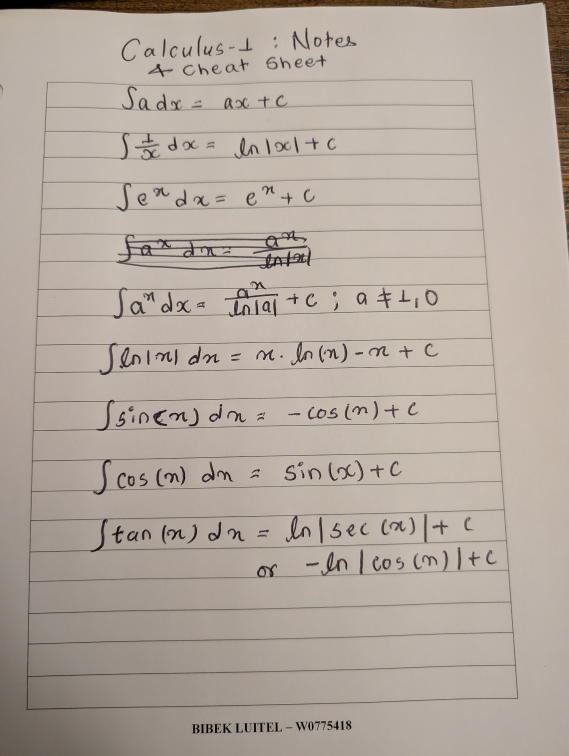
#> input picture cv-pipeline/test_images/test_image_2.jpg, 1707 x 2267 px (shown at 1/3 size)
$ python test.py
#> lines starting #> are read from the running program, lines starting #| are printed output that depends on the picture; after the words box and inside, x2 and y2 are one past the last pixel; in counts of white or black regions, pixels touching at a corner belong together
''' Test 1 - Canny edge detection (Raw OpenCV) '''


# [10 lines of commented-out code are left out]

''' Test 2 - Harris corner detection '''

# [30 lines of commented-out code are left out]

''' Test 3 - Shi-Tomasi corner detection '''

# [21 lines of commented-out code are left out]


'''Test 4 - Region Based Edge Detection'''


# [74 lines of commented-out code are left out]


'''
# Test 5 - Canny edge detection with skimage

import numpy as np
import matplotlib.pyplot as plt
from skimage.feature import canny

from skimage.color import rgb2gray
plt.rcParams["figure.figsize"] = (12,8)

# Load the image as rocket cause I do not want to change the name cause I am lazy
rocket = plt.imread("test_images/1000004741.jpg")
rocket_wh = rgb2gray(rocket)

# apply edge segmentation
# plot canny edge detection
edges = canny(rocket_wh)
plt.imshow(edges, interpolation='gaussian')
plt.title('Canny detector')

plt.tight_layout()
plt.show()

'''

'''
import cv2

# Load image
image = cv2.imread("test_images/1000004739.jpg")  # replace with your image path
if image is None:
    print("Error: Image not found")
    exit()

# Convert to grayscale
gray = cv2.cvtColor(image, cv2.COLOR_BGR2GRAY)

# Blur to reduce noise
blur = cv2.GaussianBlur(gray, (5, 5), 0)

# Edge detection
edges = cv2.Canny(blur, 50, 150)

# Find contours
contours, _ = cv2.findContours(
    edges,
    cv2.RETR_EXTERNAL,
    cv2.CHAIN_APPROX_NONE  # keep all contour points
)

# Copy image for drawing
output = image.copy()

# Draw red dots for each contour point
for contour in contours:
    for point in contour:
        x, y = point[0]
        cv2.circle(output, (x, y), 1, (0, 0, 255), -1)  # red dots

# Show results
cv2.imshow("Edges", edges)
cv2.imshow("Contour Points (Red Dots)", output)

cv2.waitKey(0)
cv2.destroyAllWindows()


'''

'''
import cv2

# Load image
image = cv2.imread("test_images/good_img.jpg")  # replace with your path
if image is None:
    print("Error: Image not found")
    exit()

# Resize (optional but helps consistency)
image = cv2.resize(image, (800, 1000))

# Convert to grayscale
gray = cv2.cvtColor(image, cv2.COLOR_BGR2GRAY)

# Blur (reduce noise)
blur = cv2.GaussianBlur(gray, (5, 5), 0)

# Adaptive threshold (better for uneven lighting)
thresh = cv2.adaptiveThreshold(
    blur,
    255,
    cv2.ADAPTIVE_THRESH_GAUSSIAN_C,
    cv2.THRESH_BINARY,
    11,   # block size
    2     # constant
)

# Invert if needed (documents often work better white background)
thresh = cv2.bitwise_not(thresh)

# Find contours
contours, _ = cv2.findContours(
    thresh,
    cv2.RETR_EXTERNAL,
    cv2.CHAIN_APPROX_NONE
)


# Draw red dots for contour points
output = image.copy()
# [7 lines of commented-out code are left out]
contours = sorted(contours, key=cv2.contourArea, reverse=True)

doc_contour = contours[0]

# Draw only that one
for point in doc_contour:
    x, y = point[0]
    cv2.circle(output, (x, y), 2, (0, 0, 255), -1)

# Show results
cv2.imshow("Threshold", thresh)
cv2.imshow("Contours (Red Dots)", output)

cv2.waitKey(0)
cv2.destroyAllWindows()

'''

import cv2
import numpy as np
import matplotlib.pyplot as plt

# [51 lines left out: functions order_points, four_point_transform, not called in this run]

def scan_document(image_path):
    # 1. Load the image and keep original for final warp
#> called with image_path = 'cv-pipeline/test_images/test_image_2.jpg'
    image = cv2.imread(image_path)
#> image is the input picture: shape (2267, 1707, 3); mean B, G, R 158.6, 168.1, 179.2
    if image is None:
        print(f"Error: Could not load image at {image_path}")
        return

    orig = image.copy()

    # Downscale for contour detection (faster, more stable)
    scale = 800 / max(image.shape[:2])
#> scale = 0.353
    small = cv2.resize(image, (0, 0), fx=scale, fy=scale)
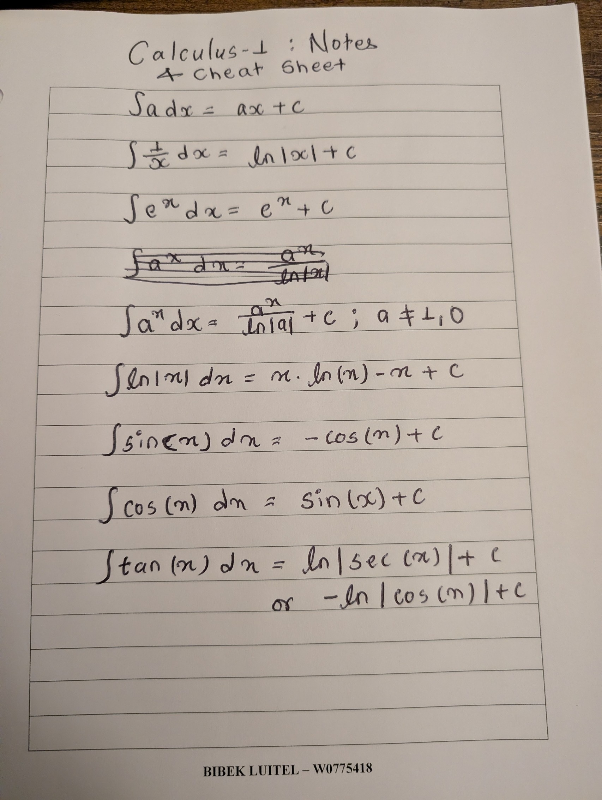
#> small: shape (800, 602, 3); mean B, G, R 158.6, 168, 179.2

    # 2. Edge Detection
    gray = cv2.cvtColor(small, cv2.COLOR_BGR2GRAY)
    gray = cv2.GaussianBlur(gray, (5, 5), 0)
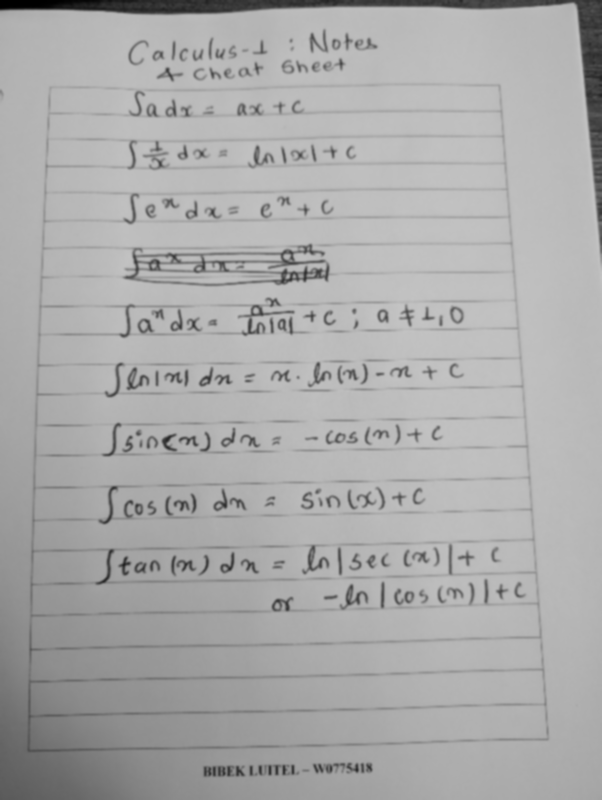
#> gray: shape (800, 602); min 0, max 196, mean 170.3
    edged = cv2.Canny(gray, 75, 200)
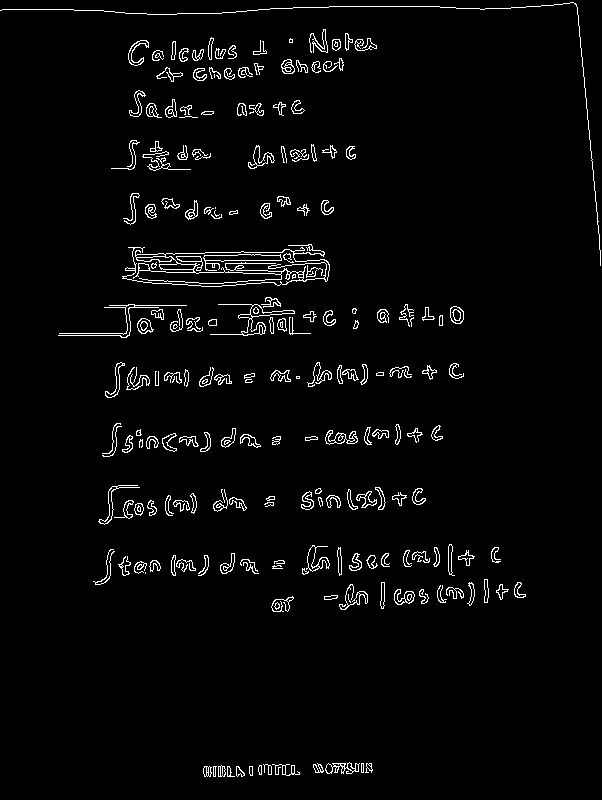
#> edged: shape (800, 602); 3% white in thin lines or dots
    # Dilate to close small gaps in document border
    edged = cv2.dilate(edged, np.ones((3, 3), np.uint8), iterations=1)
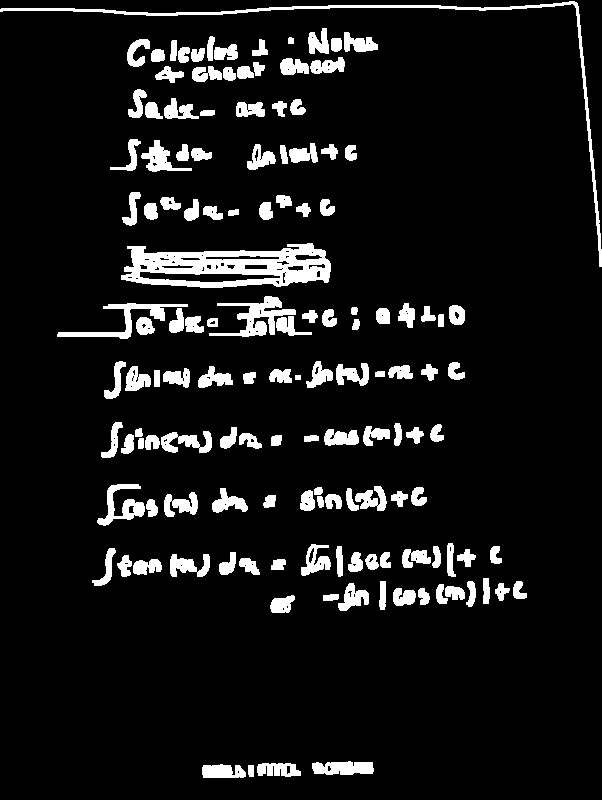
#> edged: shape (800, 602); 8.8% white; 138 white regions

    # 3. Find Contours — require area > 20% of frame to skip small noise
    min_area = small.shape[0] * small.shape[1] * 0.2
#> min_area = 96320
    contours, _ = cv2.findContours(edged.copy(), cv2.RETR_LIST, cv2.CHAIN_APPROX_SIMPLE)
#> contours = 254 contours, 95 with area under 20; largest, box (x1, y1, x2, y2) and area: (121, 243, 331, 288) 6760, (0, 1, 602, 267) 1782, (209, 296, 296, 337) 1098, (139, 271, 281, 283) 952, (57, 303, 188, 339) 854
    contours = sorted(contours, key=cv2.contourArea, reverse=True)[:10]
#> contours = 10 contours; largest, box (x1, y1, x2, y2) and area: (121, 243, 331, 288) 6760, (0, 1, 602, 267) 1782, (209, 296, 296, 337) 1098, (139, 271, 281, 283) 952, (57, 303, 188, 339) 854

    document_contour = None

    for c in contours:
        if cv2.contourArea(c) < min_area:
            continue
        peri = cv2.arcLength(c, True)
        approx = cv2.approxPolyDP(c, 0.02 * peri, True)
        if len(approx) == 4:
            document_contour = approx
            break
#> this loop made 10 passes

    if document_contour is None:
        print("Error: Could not find a document outline. Try a photo with higher contrast against the background.")
        return

    # Scale contour points back up to original image coordinates
    document_contour = (document_contour / scale).astype("float32")

    # 4. The Perspective Transformation
    # Reshape the contour points to be a simple 4x2 array and warp
    warped_image = four_point_transform(orig, document_contour.reshape(4, 2))

    # 5. Post-Processing and Thresholding
    # Convert to grayscale and apply adaptive thresholding for the "scanned" look
    warped_gray = cv2.cvtColor(warped_image, cv2.COLOR_BGR2GRAY)

    # This turns the background white and the text crisp black
    scanned_effect = cv2.adaptiveThreshold(
        warped_gray, 255,
        cv2.ADAPTIVE_THRESH_GAUSSIAN_C,
        cv2.THRESH_BINARY, 11, 2
    )

    _, (ax1, ax2) = plt.subplots(1, 2, figsize=(12, 6))
    ax1.imshow(cv2.cvtColor(orig, cv2.COLOR_BGR2RGB))
    ax1.set_title("Original")
    ax1.axis("off")
    ax2.imshow(scanned_effect, cmap="gray")
    ax2.set_title("Scanned Document")
    ax2.axis("off")
    plt.tight_layout()
    plt.show()

# Run the scanner
import os
_dir = os.path.dirname(os.path.abspath(__file__))
scan_document(os.path.join(_dir, "test_images", "test_image_2.jpg"))
